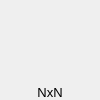
<?xml version="1.0" encoding="UTF-8"?>
<ui version="4.0">
 <class>IconButton</class>
 <widget class="QWidget" name="IconButton">
  <property name="geometry">
   <rect>
    <x>0</x>
    <y>0</y>
    <width>100</width>
    <height>100</height>
   </rect>
  </property>
  <property name="minimumSize">
   <size>
    <width>100</width>
    <height>100</height>
   </size>
  </property>
  <property name="windowTitle">
   <string>Form</string>
  </property>
  <layout class="QGridLayout" name="gridLayout">
   <property name="leftMargin">
    <number>0</number>
   </property>
   <property name="topMargin">
    <number>0</number>
   </property>
   <property name="rightMargin">
    <number>0</number>
   </property>
   <property name="bottomMargin">
    <number>0</number>
   </property>
   <property name="spacing">
    <number>0</number>
   </property>
   <item row="1" column="1">
    <widget class="QWidget" name="widget" native="true">
     <layout class="QVBoxLayout" name="verticalLayout">
      <property name="spacing">
       <number>5</number>
      </property>
      <property name="leftMargin">
       <number>0</number>
      </property>
      <property name="topMargin">
       <number>0</number>
      </property>
      <property name="rightMargin">
       <number>0</number>
      </property>
      <property name="bottomMargin">
       <number>0</number>
      </property>
      <item>
       <widget class="QWidget" name="widget_2" native="true">
        <layout class="QHBoxLayout" name="horizontalLayout">
         <property name="spacing">
          <number>0</number>
         </property>
         <property name="leftMargin">
          <number>0</number>
         </property>
         <property name="topMargin">
          <number>0</number>
         </property>
         <property name="rightMargin">
          <number>0</number>
         </property>
         <property name="bottomMargin">
          <number>0</number>
         </property>
         <item>
          <spacer name="horizontalSpacer_3">
           <property name="orientation">
            <enum>Qt::Horizontal</enum>
           </property>
           <property name="sizeHint" stdset="0">
            <size>
             <width>40</width>
             <height>20</height>
            </size>
           </property>
          </spacer>
         </item>
         <item>
          <widget class="QLabel" name="l_icon">
           <property name="maximumSize">
            <size>
             <width>80</width>
             <height>80</height>
            </size>
           </property>
           <property name="text">
            <string/>
           </property>
          </widget>
         </item>
         <item>
          <spacer name="horizontalSpacer_4">
           <property name="orientation">
            <enum>Qt::Horizontal</enum>
           </property>
           <property name="sizeHint" stdset="0">
            <size>
             <width>40</width>
             <height>20</height>
            </size>
           </property>
          </spacer>
         </item>
        </layout>
       </widget>
      </item>
      <item>
       <widget class="QLabel" name="l_size">
        <property name="font">
         <font>
          <pointsize>10</pointsize>
          <weight>50</weight>
          <bold>false</bold>
         </font>
        </property>
        <property name="text">
         <string>NxN</string>
        </property>
        <property name="alignment">
         <set>Qt::AlignCenter</set>
        </property>
       </widget>
      </item>
     </layout>
    </widget>
   </item>
   <item row="1" column="2">
    <spacer name="horizontalSpacer_2">
     <property name="orientation">
      <enum>Qt::Horizontal</enum>
     </property>
     <property name="sizeHint" stdset="0">
      <size>
       <width>16</width>
       <height>20</height>
      </size>
     </property>
    </spacer>
   </item>
   <item row="0" column="1">
    <spacer name="verticalSpacer">
     <property name="orientation">
      <enum>Qt::Vertical</enum>
     </property>
     <property name="sizeHint" stdset="0">
      <size>
       <width>20</width>
       <height>56</height>
      </size>
     </property>
    </spacer>
   </item>
   <item row="1" column="0">
    <spacer name="horizontalSpacer">
     <property name="orientation">
      <enum>Qt::Horizontal</enum>
     </property>
     <property name="sizeHint" stdset="0">
      <size>
       <width>16</width>
       <height>20</height>
      </size>
     </property>
    </spacer>
   </item>
  </layout>
 </widget>
 <resources/>
 <connections/>
</ui>
